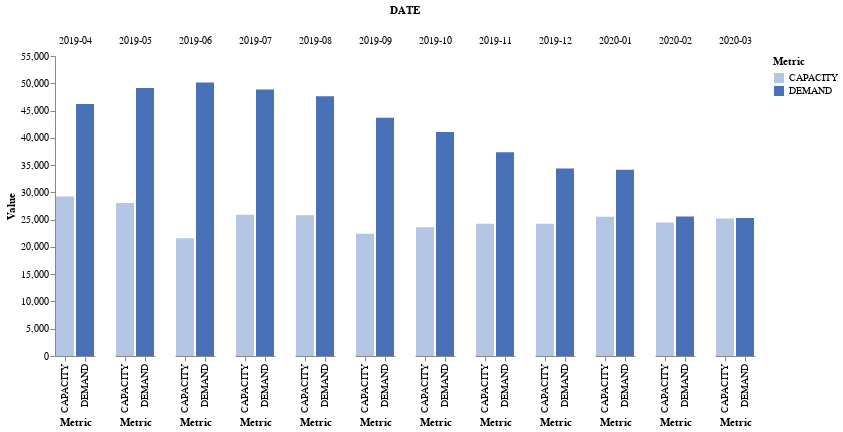

The code cell stored with this chart in its notebook:
### Code cell
alt.Chart(melted_table).mark_bar().encode(
    y = alt.Y('Value', axis = alt.Axis(grid = False)),
    x = alt.X('Metric'),
    column = 'DATE',
    color = alt.Color('Metric', scale = alt.Scale(range = ['#b4c6e4', '#4871b7']))
    ).configure_view(stroke = None)

### Figure 1 — Vega-Lite specification as saved in the notebook (floating-point values rounded to 4 significant figures)
{"config": {"view": {"continuousWidth": 300, "continuousHeight": 300, "stroke": null}}, "data": {"name": "data-8fc3761ba1d12b781c4adbac42151de5"}, "mark": {"type": "bar"}, "encoding": {"color": {"field": "Metric", "scale": {"range": ["#b4c6e4", "#4871b7"]}, "type": "nominal"}, "column": {"field": "DATE", "type": "nominal"}, "x": {"field": "Metric", "type": "nominal"}, "y": {"axis": {"grid": false}, "field": "Value", "type": "quantitative"}}, "$schema": "https://vega.github.io/schema/vega-lite/v5.8.0.json", "datasets": {"data-8fc3761ba1d12b781c4adbac42151de5": [{"DATE": "2019-04", "Metric": "CAPACITY", "Value": 29263}, {"DATE": "2019-05", "Metric": "CAPACITY", "Value": 28037}, {"DATE": "2019-06", "Metric": "CAPACITY", "Value": 21596}, {"DATE": "2019-07", "Metric": "CAPACITY", "Value": 25895}, {"DATE": "2019-08", "Metric": "CAPACITY", "Value": 25813}, {"DATE": "2019-09", "Metric": "CAPACITY", "Value": 22427}, {"DATE": "2019-10", "Metric": "CAPACITY", "Value": 23605}, {"DATE": "2019-11", "Metric": "CAPACITY", "Value": 24263}, {"DATE": "2019-12", "Metric": "CAPACITY", "Value": 24243}, {"DATE": "2020-01", "Metric": "CAPACITY", "Value": 25533}, {"DATE": "2020-02", "Metric": "CAPACITY", "Value": 24467}, {"DATE": "2020-03", "Metric": "CAPACITY", "Value": 25194}, {"DATE": "2019-04", "Metric": "DEMAND", "Value": 46193}, {"DATE": "2019-05", "Metric": "DEMAND", "Value": 49131}, {"DATE": "2019-06", "Metric": "DEMAND", "Value": 50124}, {"DATE": "2019-07", "Metric": "DEMAND", "Value": 48850}, {"DATE": "2019-08", "Metric": "DEMAND", "Value": 47602}, {"DATE": "2019-09", "Metric": "DEMAND", "Value": 43697}, {"DATE": "2019-10", "Metric": "DEMAND", "Value": 41058}, {"DATE": "2019-11", "Metric": "DEMAND", "Value": 37364}, {"DATE": "2019-12", "Metric": "DEMAND", "Value": 34364}, {"DATE": "2020-01", "Metric": "DEMAND", "Value": 34149}, {"DATE": "2020-02", "Metric": "DEMAND", "Value": 25573}, {"DATE": "2020-03", "Metric": "DEMAND", "Value": 25284}]}}
